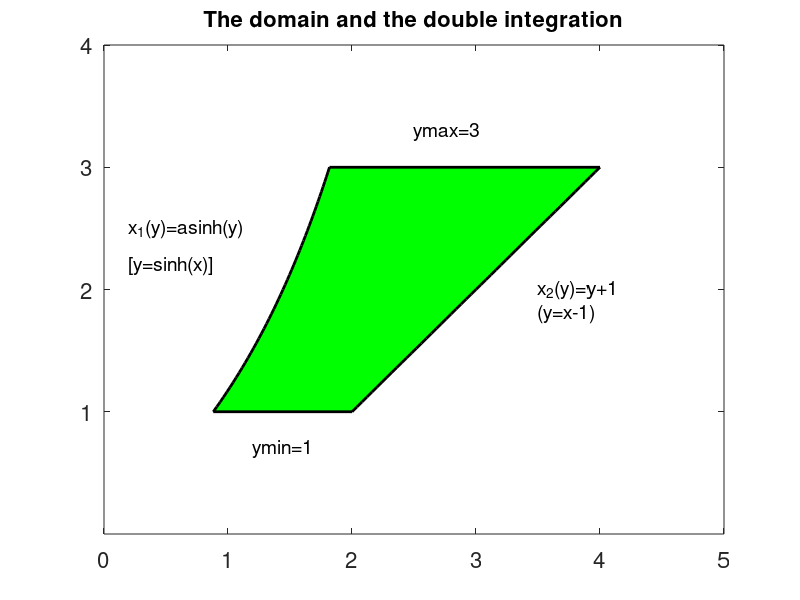

Source code (MATLAB): (Note: this script raises an error after producing the figure.)
% This function demos the usage of the
% double integration over the regoin
% where lower and upper limits of inner
% integration could be function of the 
% variable of the outer integration.

clear all; close all;
x_lower=inline('asinh(x)'); x_upper=inline('x+1'); 
f=inline('x.*x+y','x','y'); p=51;
ymin=1; ymax=3; y0=(linspace(1,3,p))';
x1=feval(x_lower,y0);x2=feval(x_upper,y0);
fill([x1;x2(p:-1:1);x1(1,1)],[y0;y0(p:-1:1);y0(1,1)],'g','linewidth',2);
axis([0 5 0 4]); set(gca,'fontsize',16,'XTick',[0:1:5],'YTick',[1:1:4]);
text(1.2, 0.7, 'ymin=1', 'fontsize',14); text(2.5, 3.3, 'ymax=3', 'fontsize',14);
text(0.2, 2.5, 'x_{1}(y)=asinh(y)', 'fontsize',14);
text(0.2, 2.2, '[y=sinh(x)]', 'fontsize',14);
text(3.5, 2, 'x_{2}(y)=y+1', 'fontsize',14);
text(3.5, 1.8, '(y=x-1)', 'fontsize',14);
title('The domain and the double integration', 'fontsize',16);
fprintf('     press anykey to show the result  .......\n'); pause; 
Q=dblquadx(f,x_lower,x_upper,ymin,ymax,1.0e-6,[]);
text(2.2,0.5,['\int_{1}^{3}dy\int_{asinh(y)}^{y+1}dx (x^{2}+y)=',num2str(Q,'%11.4g')],'fontsize',14);
